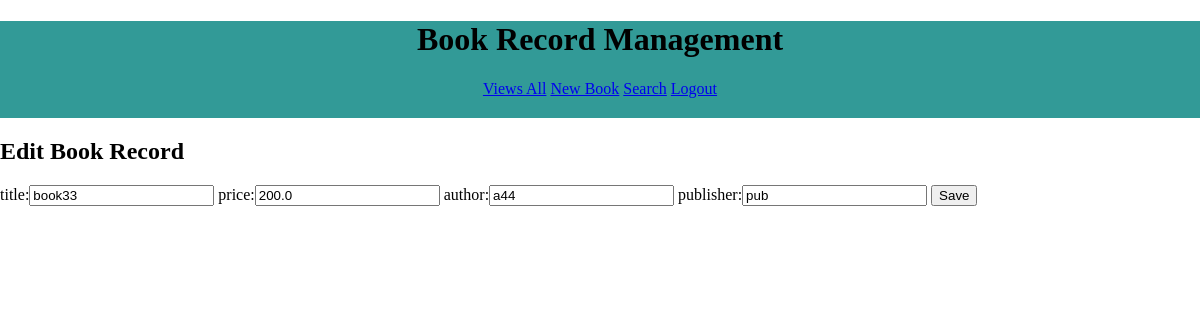
The page /BRMapp/edit-book?bookid=6 on the database its author committed.
### BRMapp/models.py (models this page shows)
class Book(models.Model):
    title = models.CharField(max_length=100)
    price = models.FloatField()
    author = models.CharField(max_length=100)
    publisher = models.CharField(max_length=100)

### BRMapp/views.py (the view)
# urls.py: url('edit-book',views.editBook),
def editBook(request):
    book=models.Book.objects.get(id = request.GET['bookid'])
    fields = {'title':book.title,'price':book.price,'author':book.author,'publisher':book.publisher}
    form = NewBookForm(initial=fields)
    res = render(request, 'BRMapp/edit_book.html',{'form':form,'book':book})
    return res

### BRMapp/forms.py
class NewBookForm(forms.Form):
    title = forms.CharField(label = 'title',max_length=100)
    price = forms.IntegerField(label='price')
    author = forms.CharField(label='author')
    publisher = forms.CharField(label='publisher')

### Templates/BRMapp/edit_book.html (shortened to what this page needs)
<!DOCTYPE html>
{% load static %}
<html lang="en">
<head>
    <link rel="stylesheet" href="{%static 'css/BRMstyle.css'%}">
</head>
<body>
    <div id="header">
        <h1>Book Record Management </h1>
        <div id="nav">
            <a href="/BRMapp/view-books">Views All</a>
            <a href="/BRMapp/new-books">New Book</a>
            <a href="/BRMapp/search-books">Search</a>
            <a href="/BRMapp/logout">Logout</a>
        </div>
    </div>
    <div id="main">
        <h2>Edit Book Record</h2>
        <form action="/BRMapp/edit" method='post'>
            {{form}}
            <input type="submit" value="Save">
        </form>
    </div>
</body>
</html>

### static/css/BRMstyle.css (style rules this page uses)
body { background-color: white; margin: 0px 0px 0px 0px; font-family: "calibri"; }
#header { background-color: #329A97; padding-bottom: 20px; text-align: center; }

### rows shown on the page
Book: title "book33", price "200.0", author "a44", publisher "pub"
